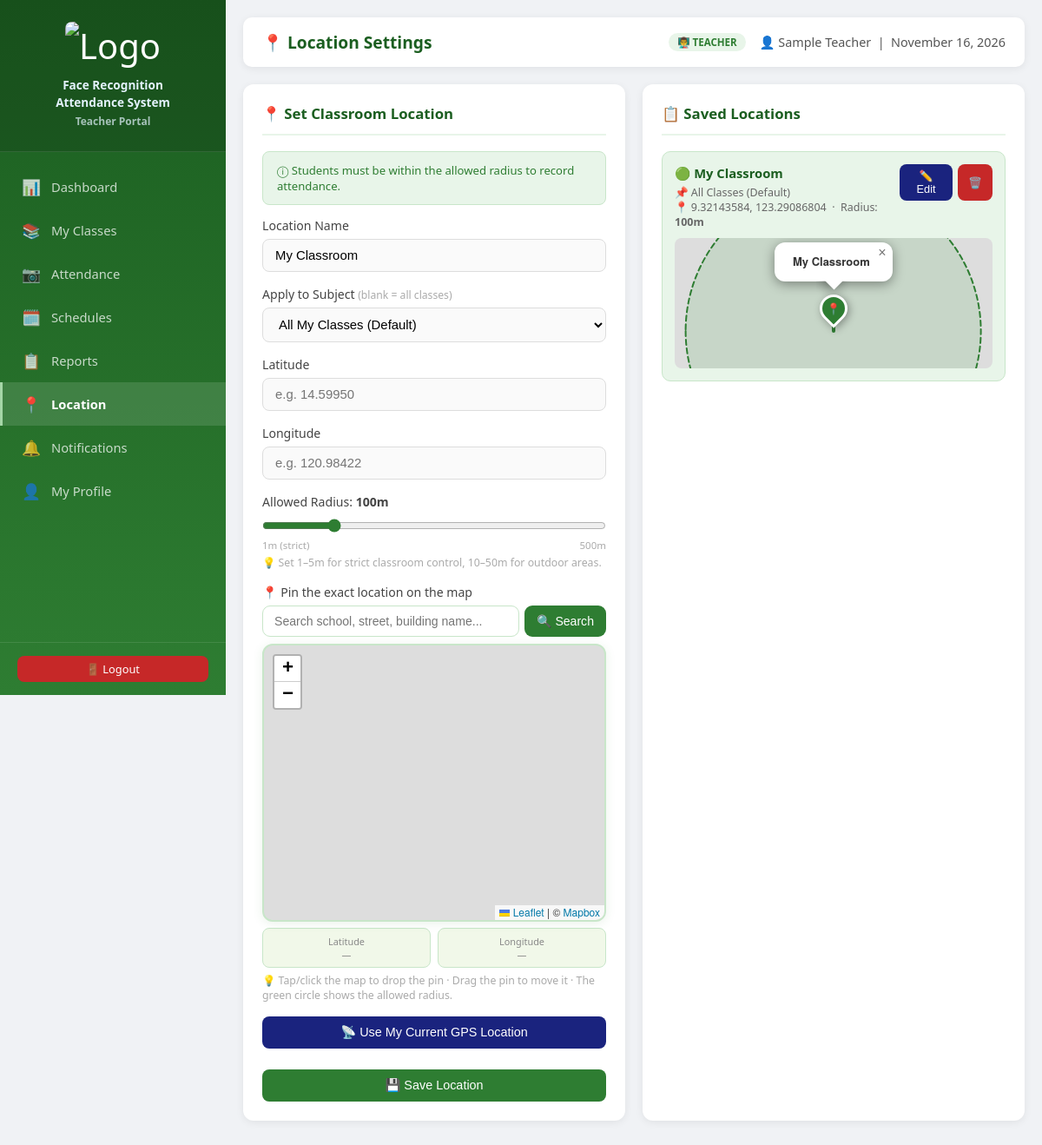
Page /teacher/location.php (signed in) on the committed database.
### tables this page shows
CREATE TABLE `teacher_locations` (
  `id` int(11) NOT NULL,
  `teacher_id` int(11) NOT NULL,
  `subject_id` int(11) DEFAULT NULL,
  `name` varchar(100) NOT NULL DEFAULT 'My Classroom',
  `latitude` decimal(10,8) NOT NULL,
  `longitude` decimal(11,8) NOT NULL,
  `radius_meters` int(11) NOT NULL DEFAULT 100,
  `is_active` tinyint(1) DEFAULT 1,
  `updated_at` timestamp NOT NULL DEFAULT current_timestamp() ON UPDATE current_timestamp()
);

### teacher/location.php (the view, shortened to what this page needs)
<?php
require_once 'layout.php';
$locations = $conn->query("
    SELECT tl.*, sub.subject_name, sub.section
    FROM teacher_locations tl LEFT JOIN subjects sub ON tl.subject_id=sub.id
    WHERE tl.teacher_id=$teacher_id ORDER BY tl.is_active DESC, tl.updated_at DESC
");
?>
<div class="grid-2">
<div class="card">
    <div class="card-title" id="form-title">📍 Set Classroom Location</div>
    <div class="alert alert-success" style="font-size:0.82rem;margin-bottom:14px;">
        ⓘ Students must be within the allowed radius to record attendance.
    </div>
    <form method="POST">
        <div class="form-group">
            <label>Location Name</label>
            <input type="text" name="loc_name" class="form-control" placeholder="e.g. Room 201 / Building A" required value="My Classroom">
        </div>
        <div class="form-group">
            <label>Apply to Subject <span style="color:#aaa;font-size:0.76rem;">(blank = all classes)</span></label>
            <select name="subject_id" class="form-control">
                <option value="0">All My Classes (Default)</option>
            </select>
        </div>
        <div class="form-group">
            <label>Latitude</label>
            <input type="number" name="latitude" id="lat-in" class="form-control" step="0.00000001" placeholder="e.g. 14.59950" required>
        </div>
        <div class="form-group">
            <label>Longitude</label>
            <input type="number" name="longitude" id="lon-in" class="form-control" step="0.00000001" placeholder="e.g. 120.98422" required>
        </div>
        <div class="form-group">
            <label>Allowed Radius: <strong id="rad-lbl">100m</strong></label>
            <input type="range" name="radius" id="rad-range" min="1" max="500" step="1" value="100"
                   oninput="onRadiusChange(this.value)"
                   style="width:100%;margin-top:4px;">
            <div style="display:flex;justify-content:space-between;font-size:0.72rem;color:#aaa;margin-top:2px;"><span>1m (strict)</span><span>500m</span></div>
            <p style="color:#aaa;font-size:0.77rem;margin-top:4px;">
                💡 Set 1–5m for strict classroom control, 10–50m for outdoor areas.
            </p>
        </div>
        <div class="form-group">
            <label>📍 Pin the exact location on the map</label>
            <div class="map-search-wrap">
                <input type="text" id="map-search" placeholder="Search school, street, building name...">
                <button type="button" id="search-btn" onclick="searchPlace()">🔍 Search</button>
            </div>
            <div id="map"></div>
            <div class="coord-display" id="coord-display">
                <div class="coord-box"><span>Latitude</span><span id="disp-lat">—</span></div>
                <div class="coord-box"><span>Longitude</span><span id="disp-lon">—</span></div>
            </div>
            <p style="color:#aaa;font-size:0.77rem;margin-top:6px;">
                💡 Tap/click the map to drop the pin · Drag the pin to move it · The green circle shows the allowed radius.
            </p>
        </div>
        <div class="form-group">
            <button type="button" onclick="getMyLocation()" class="btn btn-primary btn-block" style="margin-bottom:8px;">
                📡 Use My Current GPS Location
            </button>
        </div>
        <button type="submit" name="save_location" class="btn btn-success btn-block" id="save-btn">💾 Save Location</button>
    </form>
</div>
<div class="card">
    <div class="card-title">📋 Saved Locations</div>
    <?php if ($locations->num_rows > 0): ?>
    <?php while($loc = $locations->fetch_assoc()): ?>
    <div style="background:<?= $loc['is_active']?'#e8f5e9':'#f9f9f9' ?>;border:1px solid <?= $loc['is_active']?'#c8e6c9':'#eee' ?>;border-radius:10px;padding:14px;margin-bottom:10px;">
        <div style="display:flex;justify-content:space-between;align-items:flex-start;">
            <div>
                <div style="font-weight:700;color:#1b5e20;font-size:0.92rem;">
                    <?= $loc['is_active'] ? '🟢' : '⚪' ?> <?= htmlspecialchars($loc['name']) ?>
                </div>
                <div style="font-size:0.78rem;color:#666;margin-top:4px;">
                    <?php if ($loc['subject_name']): ?>
                    📚 <?= htmlspecialchars($loc['subject_name']) ?> (<?= htmlspecialchars($loc['section']) ?>)<br>
                    <?php else: ?>📌 All Classes (Default)<br><?php endif; ?>
                    📍 <?= $loc['latitude'] ?>, <?= $loc['longitude'] ?> &nbsp;·&nbsp; Radius: <strong><?= $loc['radius_meters'] ?>m</strong>
                </div>
            </div>
            <div style="display:flex;gap:6px;">
                <button type="button" class="btn btn-primary btn-sm"
                    onclick="editLoc(<?= $loc['id'] ?>, <?= htmlspecialchars(json_encode($loc['name'])) ?>, <?= floatval($loc['latitude']) ?>, <?= floatval($loc['longitude']) ?>, <?= intval($loc['radius_meters']) ?>, <?= intval($loc['subject_id'] ?? 0) ?>)">
                    ✏️ Edit
                </button>
                <a href="?delete_loc=<?= $loc['id'] ?>" onclick="return confirm('Delete?')" class="btn btn-danger btn-sm">🗑️</a>
            </div>
        </div>
        <div style="margin-top:10px;border-radius:8px;overflow:hidden;height:150px;"
             data-minimap
             data-lat="<?= floatval($loc['latitude']) ?>"
             data-lon="<?= floatval($loc['longitude']) ?>"
             data-radius="<?= intval($loc['radius_meters']) ?>"
             data-name="<?= htmlspecialchars($loc['name']) ?>">
        </div>
    </div>
    <?php endwhile; ?>
    <?php else: ?>
    <div class="empty-state"><div class="empty-icon">📍</div><p>No locations saved yet.<br>Students can record attendance from anywhere.</p></div>
    <?php endif; ?>
</div>
</div>
<link rel="stylesheet" href="https://unpkg.com/leaflet@1.9.4/dist/leaflet.css"/>
</main>
</div>
</body>
</html>

### assets/css/style.css (style rules this page uses)
* { margin: 0; padding: 0; box-sizing: border-box; }
body { font-family: 'Segoe UI', Tahoma, Geneva, Verdana, sans-serif; background: #f0f2f5; color: #333; }
.card { background: white; border-radius: 12px; padding: 22px; box-shadow: 0 2px 10px rgba(0,0,0,0.07); margin-bottom: 20px; }
.card-title { font-size: 1.05rem; font-weight: 600; color: #1a237e; margin-bottom: 18px; padding-bottom: 12px; border-bottom: 2px solid #e8eaf6; display: flex; align-items: center; gap: 8px; }
.form-group { margin-bottom: 16px; }
.form-group label { display: block; margin-bottom: 6px; font-weight: 500; font-size: 0.88rem; color: #444; }
.form-control { width: 100%; padding: 10px 14px; border: 1.5px solid #ddd; border-radius: 8px; font-size: 0.93rem; transition: border-color 0.2s, box-shadow 0.2s; background: #fafafa; }
.btn { padding: 10px 22px; border: none; border-radius: 8px; cursor: pointer; font-size: 0.9rem; font-weight: 500; transition: all 0.2s; text-decoration: none; display: inline-flex; align-items: center; gap: 6px; }
.btn-primary { background: #1a237e; color: white; }
.btn-success { background: #2e7d32; color: white; }
.btn-danger { background: #c62828; color: white; }
.btn-block { width: 100%; justify-content: center; }
.btn-sm { padding: 6px 12px; font-size: 0.8rem; }
.alert { padding: 12px 16px; border-radius: 8px; margin-bottom: 16px; font-size: 0.88rem; display: flex; align-items: center; gap: 8px; }
.alert-success { background: #e8f5e9; color: #2e7d32; border: 1px solid #c8e6c9; }
.grid-2 { display: grid; grid-template-columns: 1fr 1fr; gap: 20px; }

### teacher/layout.php (style rules this page uses)
.card-title { color: #1b5e20; border-bottom-color: #e8f5e9; }

### teacher/location.php (style rules this page uses)
.map-search-wrap { display:flex; gap:6px; margin-bottom:8px; }
.map-search-wrap input { flex:1; border:1.5px solid #c8e6c9; border-radius:9px; padding:9px 13px; font-size:0.88rem; outline:none; transition:border-color 0.2s; }
.map-search-wrap button { background:#2e7d32; color:white; border:none; border-radius:9px; padding:9px 14px; font-size:0.88rem; cursor:pointer; white-space:nowrap; transition:background 0.2s; }
#map { width:100%; height:320px; border-radius:12px; overflow:hidden; border:2px solid #c8e6c9; position:relative; z-index:0; box-shadow:0 2px 12px rgba(46,125,50,0.10); }
.coord-display { display:flex; gap:8px; margin-top:7px; }
.coord-box { flex:1; background:#f1f8e9; border:1px solid #c8e6c9; border-radius:8px; padding:7px 10px; font-size:0.78rem; color:#2e7d32; font-weight:700; text-align:center; }
.coord-box span { display:block; font-size:0.68rem; color:#888; font-weight:400; }
#rad-range { accent-color:#2e7d32; }

### rows in the picture
teacher_locations: name "My Classroom", latitude "9.32143584", longitude "123.29086804", radius_meters "100"

### other values in the picture
$titles[$current_page] "📍 Location Settings"
$teacher_name "Sample Teacher"
